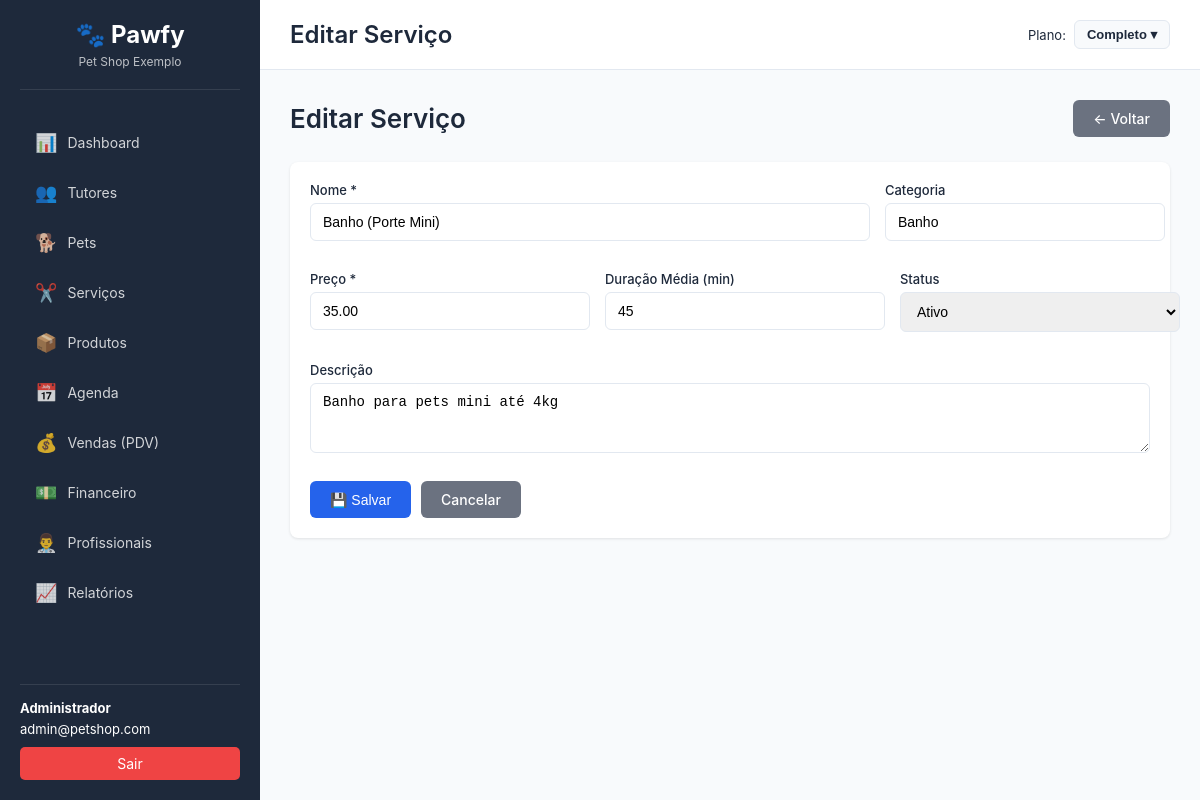
/?page=servicos&action=edit&id=1 (signed in), run on the app's committed database.
### tables this page shows
CREATE TABLE IF NOT EXISTS servicos (
    id INT AUTO_INCREMENT PRIMARY KEY,
    company_id INT NOT NULL,
    nome VARCHAR(255) NOT NULL,
    descricao TEXT,
    preco DECIMAL(10,2) NOT NULL,
    duracao_media INT COMMENT 'Duração em minutos',
    categoria VARCHAR(100),
    status ENUM('ativo', 'inativo') DEFAULT 'ativo',
    data_criacao TIMESTAMP DEFAULT CURRENT_TIMESTAMP,
    data_atualizacao TIMESTAMP DEFAULT CURRENT_TIMESTAMP ON UPDATE CURRENT_TIMESTAMP,
    FOREIGN KEY (company_id) REFERENCES companies(id) ON DELETE CASCADE,
    INDEX idx_company (company_id),
    INDEX idx_nome (nome)
);

### database/connection.php (called while the page is built, shortened)
<?php
require_once __DIR__ . '/../config/config.php';
class Database {
    private static $instance = null;
    private $connection;
    private function __construct() {
        try {
            $dsn = "mysql:host=" . DB_HOST . ";dbname=" . DB_NAME . ";charset=" . DB_CHARSET;
            $options = [
                PDO::ATTR_ERRMODE => PDO::ERRMODE_EXCEPTION,
                PDO::ATTR_DEFAULT_FETCH_MODE => PDO::FETCH_ASSOC,
                PDO::ATTR_EMULATE_PREPARES => false,
                PDO::MYSQL_ATTR_INIT_COMMAND => "SET NAMES " . DB_CHARSET
            ];
            $this->connection = new PDO($dsn, DB_USER, DB_PASS, $options);
        } catch (PDOException $e) {
            die("Erro na conexão com o banco de dados: " . $e->getMessage());
        }
    }
    public static function getInstance() {
        if (self::$instance === null) {
            self::$instance = new self();
        }
        return self::$instance;
    }
    public function queryOne($sql, $params = []) {
        try {
            $stmt = $this->connection->prepare($sql);
            $stmt->execute($params);
            return $stmt->fetch();
        } catch (PDOException $e) {
            error_log("Erro na query: " . $e->getMessage());
            return false;
        }
    }
}

### config/config.php (called while the page is built, shortened)
<?php
function getCompanyId() {
    return $_SESSION['company_id'] ?? null;
}

### classes/Servico.class.php (called while the page is built, shortened)
<?php
require_once __DIR__ . '/../database/connection.php';
class Servico {
    private $db;
    private $company_id;
    public function __construct($company_id = null) {
        $this->db = Database::getInstance();
        $this->company_id = $company_id ?? getCompanyId();
    }
    public function getById($id) {
        $sql = "SELECT * FROM servicos WHERE id = :id AND company_id = :company_id";
        $params = [
            ':id' => $id,
            ':company_id' => $this->company_id
        ];
        return $this->db->queryOne($sql, $params);
    }
}

### views/servicos/form.php (the view, shortened to what this page needs)
<?php
$isEdit = isset($dados);
?>
<div class="page-header">
    <h2><?= $isEdit ? 'Editar' : 'Novo' ?> Serviço</h2>
    <a href="?page=servicos&action=list" class="btn btn-secondary">← Voltar</a>
</div>
<div class="card">
    <div class="card-body">
        <form method="POST" class="form">
            <div class="form-row">
                <div class="form-group col-md-8">
                    <label for="nome">Nome *</label>
                    <input type="text" id="nome" name="nome" class="form-control" required value="<?= htmlspecialchars($dados['nome'] ?? '') ?>">
                </div>
                <div class="form-group col-md-4">
                    <label for="categoria">Categoria</label>
                    <input type="text" id="categoria" name="categoria" class="form-control" list="categorias-list" value="<?= htmlspecialchars($dados['categoria'] ?? '') ?>">
                </div>
            </div>
            <div class="form-row">
                <div class="form-group col-md-4">
                    <label for="preco">Preço *</label>
                    <input type="number" id="preco" name="preco" class="form-control" required step="0.01" min="0" value="<?= $dados['preco'] ?? '' ?>">
                </div>
                <div class="form-group col-md-4">
                    <label for="duracao_media">Duração Média (min)</label>
                    <input type="number" id="duracao_media" name="duracao_media" class="form-control" min="0" value="<?= $dados['duracao_media'] ?? '' ?>">
                </div>
                <?php if ($isEdit): ?>
                <div class="form-group col-md-4">
                    <label for="status">Status</label>
                    <select id="status" name="status" class="form-control" required>
                        <option value="ativo" <?= (isset($dados['status']) && $dados['status'] == 'ativo') ? 'selected' : '' ?>>Ativo</option>
                    </select>
                </div>
                <?php endif; ?>
            </div>
            <div class="form-group">
                <label for="descricao">Descrição</label>
                <textarea id="descricao" name="descricao" class="form-control" rows="3"><?= htmlspecialchars($dados['descricao'] ?? '') ?></textarea>
            </div>
            <div class="form-actions">
                <button type="submit" class="btn btn-primary">💾 Salvar</button>
                <a href="?page=servicos&action=list" class="btn btn-secondary">Cancelar</a>
            </div>
        </form>
    </div>
</div>
<?php
include __DIR__ . '/../template.php';
?>

### public/css/style.css (style rules this page uses)
:root { --primary-color: #2563EB; --secondary-color: #F97316; --success-color: #10B981; --danger-color: #EF4444; --warning-color: #F97316; --info-color: #2563EB; --dark-color: #1E293B; --light-color: #F8FAFC; --border-color: #E2E8F0; --text-color: #1E293B; --sidebar-width: 260px; }
* { margin: 0; padding: 0; box-sizing: border-box; }
body { font-family: -apple-system, BlinkMacSystemFont, 'Segoe UI', Roboto, 'Helvetica Neue', Arial, sans-serif; font-size: 14px; color: var(--text-color); background-color: #F8FAFC; }
.card { background-color: white; border-radius: 8px; box-shadow: 0 1px 3px rgba(0, 0, 0, 0.1); margin-bottom: 20px; }
.card-body { padding: 20px; }
.btn { display: inline-block; padding: 10px 20px; border-radius: 6px; text-decoration: none; border: none; cursor: pointer; font-size: 14px; font-weight: 500; transition: all 0.3s; }
.btn-primary { background-color: var(--primary-color); color: white; }
.btn-secondary { background-color: #6B7280; color: white; }
.form { max-width: 100%; }
.form-row { display: flex; gap: 15px; margin-bottom: 15px; }
.form-group { margin-bottom: 15px; flex: 1; }
.form-group label { display: block; margin-bottom: 5px; font-weight: 500; font-size: 13px; }
.form-control { width: 100%; padding: 10px 12px; border: 1px solid var(--border-color); border-radius: 6px; font-size: 14px; transition: all 0.3s; }
textarea.form-control { resize: vertical; }
.form-actions { margin-top: 25px; display: flex; gap: 10px; }
.page-header { display: flex; justify-content: space-between; align-items: center; margin-bottom: 25px; }
.page-header h2 { font-size: 26px; font-weight: 600; }
.col-md-4 { flex: 0 0 33.33%; }
.col-md-8 { flex: 0 0 66.66%; }
.col-md-4 { flex: 0 0 33.33%; max-width: 33.33%; }
.col-md-8 { flex: 0 0 66.66%; max-width: 66.66%; }

### data on the page
servicos: nome "Banho (Porte Mini)", categoria "Banho", preco "35.00", duracao_media "45", status "Ativo", descricao "Banho para pets mini até 4kg"

### other printed values
$_SESSION['company_name'] "Pet Shop Exemplo"
$_SESSION['user_name'] "Administrador"
$_SESSION['user_email'] "admin@petshop.com"
$page_title "Editar Serviço"
PLANOS[$_SESSION['plano'] ?? 'completo']['nome'] "Completo"
